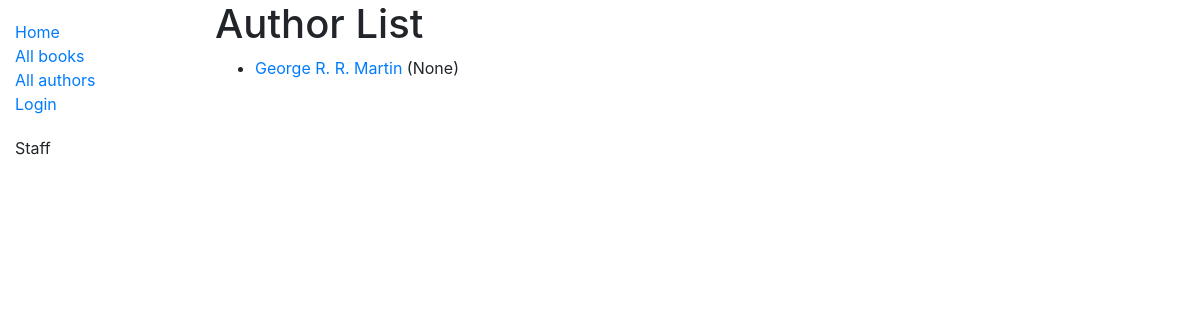
The app's page /catalog/authors/, older data.
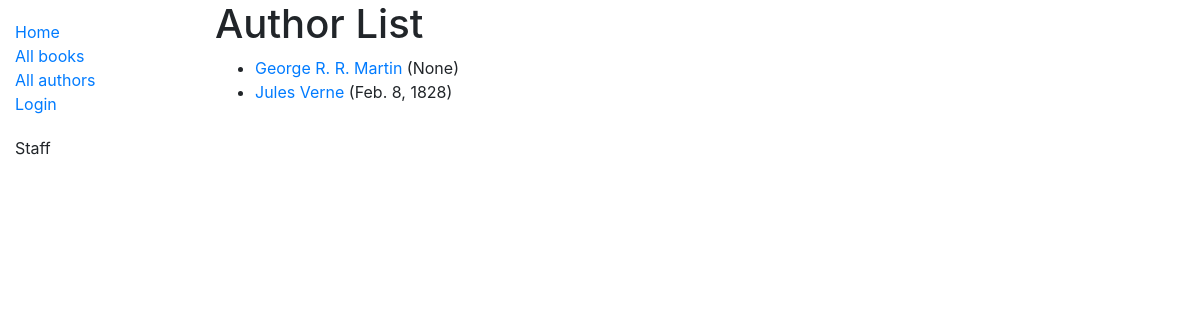
The same page, newer data.
### catalog/models.py (models this page shows, shortened)
class Author(models.Model):
    first_name = models.CharField(max_length=100)
    last_name = models.CharField(max_length=100)
    date_of_birth = models.DateField(null=True, blank=True)
    date_of_death = models.DateField('Died', null=True, blank=True)
    class Meta:
        ordering = ['last_name', 'first_name']
    def get_absolute_url(self):
        return reverse('author-detail', args=[str(self.id)])

### catalog/views.py (the view)
# urls.py: path('authors/', views.AuthorListView.as_view(), name='authors'),
class AuthorListView(generic.ListView):
    model = Author

### catalog/templates/catalog/author_list.html
{% extends "base_generic.html" %}
{% block content %}
  <h1>Author List</h1>
  {% if author_list %}
  <ul>
    {% for author in author_list %}
      <li>
        <a href="{{ author.get_absolute_url }}">{{ author.first_name }} {{ author.last_name }}</a> ({{ author.date_of_birth }})
      </li>
    {% endfor %}
  </ul>
  {% else %}
    <p>There are no authors in the library.</p>
  {% endif %}
{% endblock %}

Row changes from the older to the newer data that the page shows:
added Author: first_name "Jules", last_name "Verne", date_of_birth "Feb. 8, 1828"
